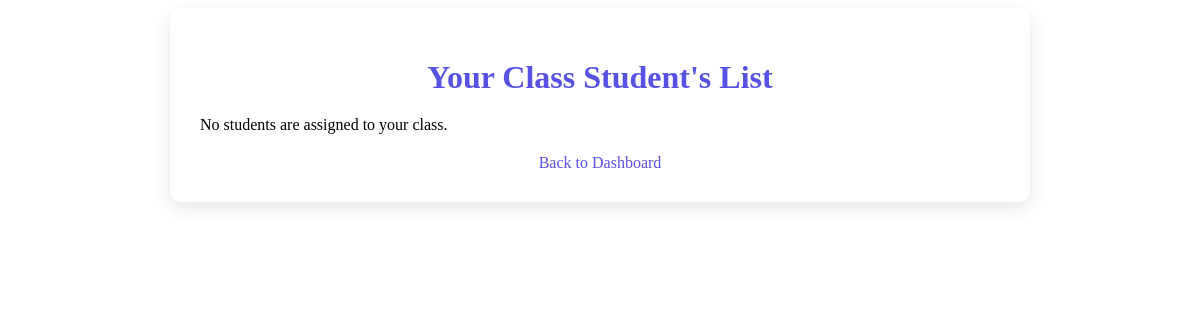
The app's page /ClassTeacher/students.php (signed in), older data.
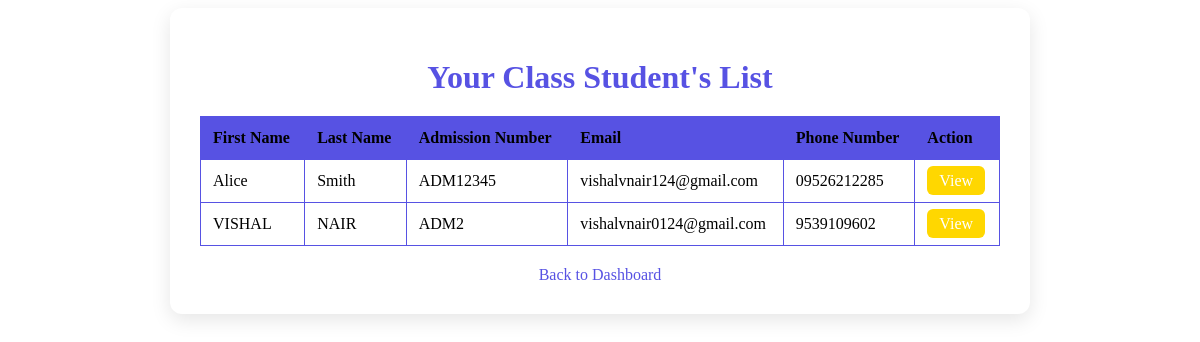
The same page, newer data.
### tables this page shows
CREATE TABLE `tblstudents` (
  `std_id` int(10) NOT NULL,
  `std_firstName` varchar(255) NOT NULL,
  `std_lastName` varchar(255) NOT NULL,
  `std_otherName` varchar(255) DEFAULT NULL,
  `std_admissionNumber` varchar(255) NOT NULL,
  `std_password` varchar(50) NOT NULL,
  `std_dateCreated` varchar(50) NOT NULL,
  `std_email` varchar(255) NOT NULL DEFAULT 'not_provided@example.com',
  `std_phone_number` varchar(20) NOT NULL DEFAULT '0000000000',
  `stud_dob` date DEFAULT NULL,
  `std_address` text NOT NULL,
  `std_aadhar_no` int(14) NOT NULL,
  `std_parent_name` varchar(30) NOT NULL,
  `std_parent_ph` int(12) NOT NULL,
  `std_status` int(11) NOT NULL DEFAULT 2
);

### ClassTeacher/students.php (the view, shortened to what this page needs)
<?php
include '../Includes/dbcon.php';
$teacherId = intval($_SESSION['userId']);
$classQuery = "SELECT * FROM tblcourseincharge WHERE tea_id = ? AND isActive = 1";
$classStmt = $conn->prepare($classQuery);
$classStmt->bind_param("i", $teacherId);
$classStmt->execute();
$classResult = $classStmt->get_result();
$classIncharge = $classResult->fetch_assoc();
$courseId = $classIncharge['course_id'];
$studentsQuery = "SELECT * FROM tblstudents WHERE std_id IN
                  (SELECT std_id FROM tblcoursetaken WHERE course_id = ? AND isActive = 1)";
$studentsStmt = $conn->prepare($studentsQuery);
$studentsStmt->bind_param("i", $courseId);
$studentsStmt->execute();
$studentsResult = $studentsStmt->get_result();
?>
<!DOCTYPE html>
<html lang="en">
<head>
</head>
<body>
    <div class="container">
        <h1>Your Class Student's List</h1>
        <?php if ($studentsResult->num_rows > 0): ?>
            <table>
                <tr>
                    <th>First Name</th>
                    <th>Last Name</th>
                    <th>Admission Number</th>
                    <th>Email</th>
                    <th>Phone Number</th>
                    <th>Action</th>
                </tr>
                <?php while ($student = $studentsResult->fetch_assoc()): ?>
                    <tr>
                        <td><?php echo htmlspecialchars($student['std_firstName']); ?></td>
                        <td><?php echo htmlspecialchars($student['std_lastName']); ?></td>
                        <td><?php echo htmlspecialchars($student['std_admissionNumber']); ?></td>
                        <td><?php echo htmlspecialchars($student['std_email']); ?></td>
                        <td><?php echo htmlspecialchars($student['std_phone_number']); ?></td>
                        <td>
                            <a href="viewStudent.php?id=<?php echo $student['std_id']; ?>" class="view-btn">View</a>
                        </td>
                    </tr>
                <?php endwhile; ?>
            </table>
        <?php else: ?>
            <p>No students are assigned to your class.</p>
        <?php endif; ?>
        <a href="index.php" class="back-link">Back to Dashboard</a>
    </div>
</body>
</html>

Row changes from the older to the newer data that the page shows:
now on this page (row edited): tblstudents: std_firstName "Alice", std_lastName "Smith", std_admissionNumber "ADM12345", std_email "vishalvnair124@gmail.com", std_phone_number "09526212285"
added tblstudents: std_firstName "VISHAL", std_lastName "NAIR", std_admissionNumber "ADM2", std_email "vishalvnair0124@gmail.com", std_phone_number "9539109602"
Text that changed along with them:
text no longer shown: "No students are assigned to your class."
text now shown: "First Name Last Name Admission Number Email Phone Number Action"
